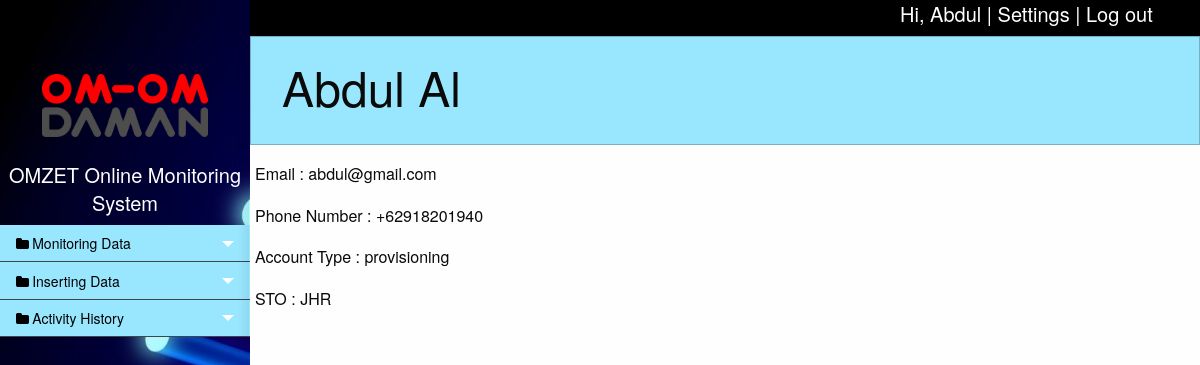
Page /profile.php (signed in) on the committed database.
### tables this page shows
CREATE TABLE `tb_account` (
  `email` varchar(30) NOT NULL,
  `password` varchar(32) NOT NULL,
  `fname` varchar(20) NOT NULL,
  `lname` varchar(20) NOT NULL,
  `phone` varchar(20) NOT NULL,
  `acctype` varchar(20) NOT NULL,
  `sto` varchar(3) NOT NULL
);

### function/session.php (called while the page is built, shortened)
<?php
	include('database.php');
	$user_email=$_SESSION['login_user'];
	$query=mysqli_query($con, "SELECT * FROM tb_account WHERE email='".$user_email."'");
	$row=mysqli_fetch_assoc($query);
	$login_fname=$row['fname'];
?>

### profile.php (the view, shortened to what this page needs)
<?php
include('function/session.php');
?>
<!doctype html>
<html class="no-js" lang="en">
<head>
  <link rel="stylesheet" href="css/foundation.css">
  <link rel="stylesheet" href="css/app.css">
  <link rel="stylesheet" href="css/custom.css" />
  <link rel="stylesheet" href="css/pace.css" />
  <link rel="stylesheet" type="text/css" src="font/foundation-icons.css" />
  <link href="http://cdnjs.cloudflare.com/ajax/libs/font-awesome/4.3.0/css/font-awesome.css" rel="stylesheet" type='text/css'>
</head>
<body>
  <div class="off-canvas-wrapper">
    <div class="large-12 bg-black">
      <div class="row small-3 small-offset-9 show-for-large">
        <h5>Hi, <a href="profile.php"><?php echo $login_fname; ?></a> | <a href="settings.php">Settings</a> | <a href="function/logout.php">Log out</a></h5>
      </div>
    </div>
    <div class="off-canvas-wrapper-inner" data-off-canvas-wrapper>
      <div class="off-canvas position-left reveal-for-large" id="my-info" data-off-canvas data-position="left">
        <div class="medium-12">
          <br>
          <div class="row medium-8">
            <img style="margin-top: 50px;" src="image/omom.png">
          </div>
          <br>
          <a href="dashboard.php"><h5 style="color:white"><center>OMZET Online Monitoring System</center></h5></a>
          <div class="row small-12">
            <ul class="multilevel-accordion-menu vertical menu" data-accordion-menu>
              <li>
                <a href="#">Monitoring Data</a>
              </li>
              <li>
                <a href="#">Inserting Data</a>
              </li>
              <li>
                <a href="#">Activity History</a>
              </li>
         </ul>
       </div>
     </div>
   </div>
   <div class="off-canvas-content" data-off-canvas-content>
    <div class="callout primary">
      <div class="row column">
        <h1><?php echo $row['fname'].' '.$row['lname'];?></h1>
      </div>
    </div>
    <div class="row medium-12">
      <div class="inner">
        <div class="row medium-6">
          <p>Email : <?php echo $row['email'];?></p>
          <p>Phone Number : <?php echo $row['phone'];?></p>
          <p>Account Type : <?php echo $row['acctype'];?></p>
          <?php
          if($row['acctype']=='admin'){
          }else{
           echo '<p>STO : '.$row['sto'].'</p>';
         }
         ?>
       </div>
     </div>
   </div>
 </div>
</div>
</div>
</body>
</html>

### css/custom.css (style rules this page uses)
.inner { padding-right: 20px; padding-left: 20px; }
.bg-black { background-color: black; color: white; }
.bg-black .row h5 a { color: white; }

### rows in the picture
tb_account: fname "Abdul", lname "Al", email "abdul@gmail.com", phone "+62918201940", acctype "provisioning", sto "JHR"
